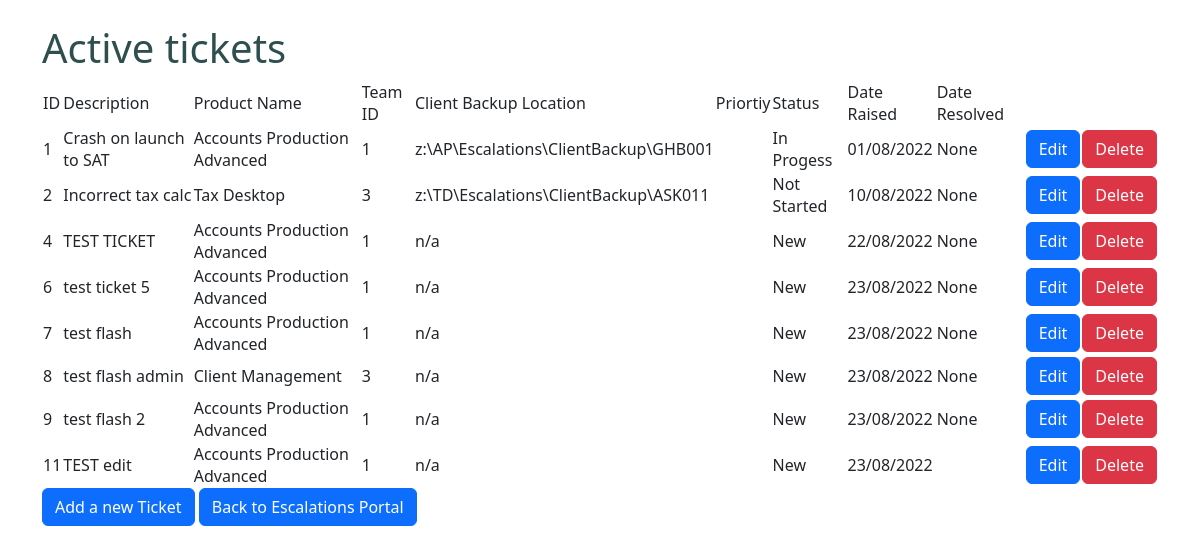
The page /activetickets (signed in) on the database its author committed.
### tables this page shows
CREATE TABLE Tickets
         (TicketID INTEGER PRIMARY KEY AUTOINCREMENT,
          Description        TEXT          NOT NULL,
          ClientBackup       VARCHAR(50),
          Priority           VARCHAR(2)    NOT NULL,
          Status             TEXT          NOT NULL,
          DateRaised         TEXT          NOT NULL,
          DateResolved       TEXT,
          ProductName        TEXT          NOT NULL,
          TeamID             INT           NOT NULL);

### TicketSystem/views.py (the view)
@app.route("/activetickets")
def activetickets():
    conn = get_db_connection()
    cursor = conn.cursor()
    cursor.execute('SELECT * FROM Tickets WHERE Status NOT LIKE "Done"')
    tickets = cursor.fetchall()
    adminLevel = session['adminLevel']
    if 'Admin' in adminLevel:
       return render_template("activetickets.html", tickets=tickets)
    else:
       return render_template("activeticketsUser.html", tickets=tickets)

### TicketSystem/views.py (called while the page is built)
def get_db_connection():
    conn = sql.connect('ticketdb.db')
    conn.row_factory = sql.Row
    return conn

### TicketSystem/templates/activetickets.html (shortened to what this page needs)
﻿<!DOCTYPE html>
{% extends 'base.html' %}
{% block content%}
<body>
    <h1>Active tickets</h1>
    <table>
        <thead>
        <td>ID</td>
        <td>Description</td>
        <td>Product Name</td>
        <td>Team ID</td>
        <td>Client Backup Location</td>
        <td>Priortiy</td>
        <td>Status</td>
        <td>Date Raised</td>
        <td>Date Resolved</td>
        </thead>
        {% for ticket in tickets %}
        <tr>
            <td>{{ticket["TicketID"]}}</td>
            <td>{{ticket["Description"]}}</td>
            <td>{{ticket["ProductName"]}}</td>
            <td>{{ticket["TeamID"]}}</td>
            <td>{{ticket["ClientBackup"]}}</td>
            <td>{{ticket["Priortiy"]}}</td>
            <td>{{ticket["Status"]}}</td>
            <td>{{ticket["DateRaised"]}}</td>
            <td>{{ticket["DateResolved"]}}</td>
            <td><a href='{{url_for("editactivetickets",TicketID=ticket.TicketID)}}' class="btn btn-primary">Edit</a></td>
            <td><a href='{{url_for("deleteticket",TicketID=ticket.TicketID)}}' class='btn btn-danger' onclick='return confirm("Are You Sure")'>Delete</a></td>
        </tr>
        {% endfor %}
    </table>
    <a href="newticket" class="btn btn-primary">Add a new Ticket</a>
    <a href="dashboard" class="btn btn-primary">Back to Escalations Portal</a>
</body>
{% endblock %}

### TicketSystem/static/css/style.css (style rules this page uses)
h1 { color: darkslategray; font-size:60px; }
body { background: #f4f4f4; }

### rows shown on the page
Tickets: TicketID "1", Description "Crash on launch to SAT", ProductName "Accounts Production Advanced", TeamID "1", ClientBackup "z:\\AP\\Escalations\\ClientBackup\\GHB001", Status "In Progess", DateRaised "01/08/2022", DateResolved "None"
Tickets: TicketID "2", Description "Incorrect tax calc", ProductName "Tax Desktop", TeamID "3", ClientBackup "z:\\TD\\Escalations\\ClientBackup\\ASK011", Status "Not Started", DateRaised "10/08/2022", DateResolved "None"
Tickets: TicketID "4", Description "TEST TICKET", ProductName "Accounts Production Advanced", TeamID "1", ClientBackup "n/a", Status "New", DateRaised "22/08/2022", DateResolved "None"
Tickets: TicketID "6", Description "test ticket 5", ProductName "Accounts Production Advanced", TeamID "1", ClientBackup "n/a", Status "New", DateRaised "23/08/2022", DateResolved "None"
Tickets: TicketID "7", Description "test flash", ProductName "Accounts Production Advanced", TeamID "1", ClientBackup "n/a", Status "New", DateRaised "23/08/2022", DateResolved "None"
Tickets: TicketID "8", Description "test flash admin", ProductName "Client Management", TeamID "3", ClientBackup "n/a", Status "New", DateRaised "23/08/2022", DateResolved "None"
Tickets: TicketID "9", Description "test flash 2", ProductName "Accounts Production Advanced", TeamID "1", ClientBackup "n/a", Status "New", DateRaised "23/08/2022", DateResolved "None"
Tickets: TicketID "11", Description "TEST edit", ProductName "Accounts Production Advanced", TeamID "1", ClientBackup "n/a", Status "New", DateRaised "23/08/2022"
